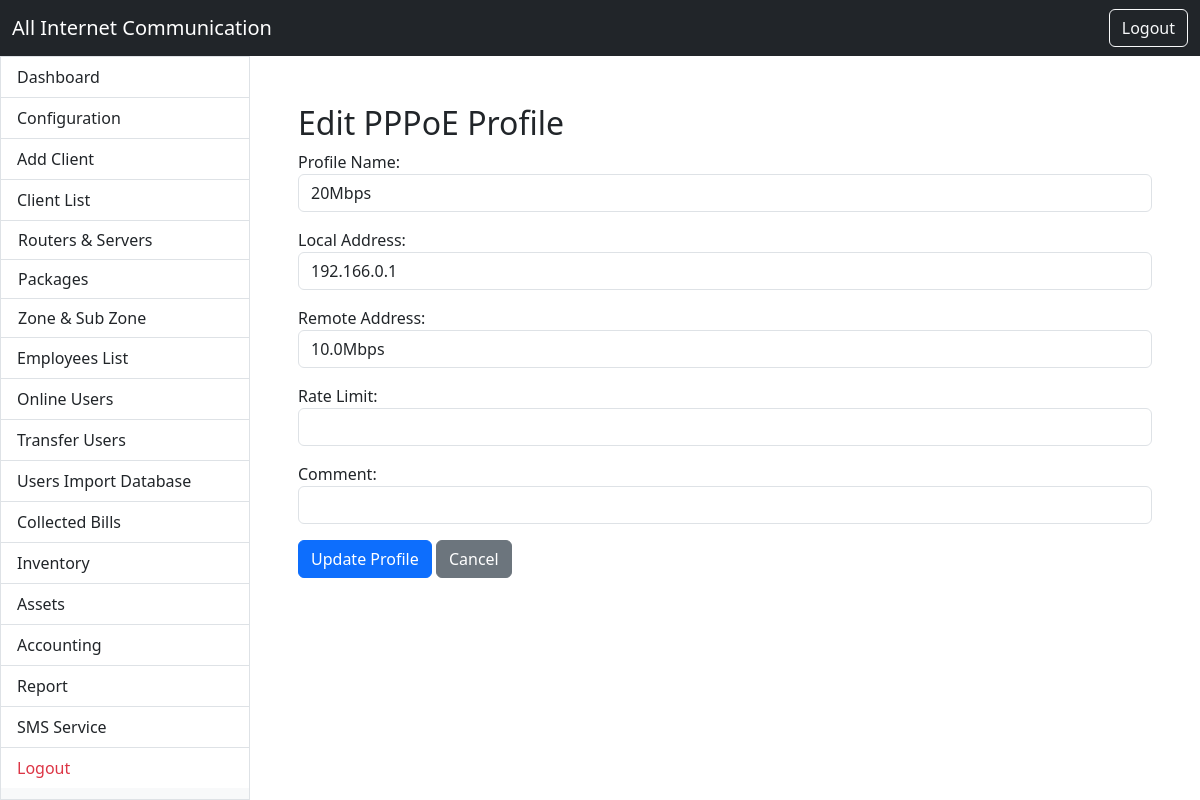
Page /profile/edit_profile.php?id=2 (signed in) on the committed database.
### tables this page shows
CREATE TABLE `profiles` (
  `id` int NOT NULL,
  `router_id` int NOT NULL,
  `profile_name` varchar(100) NOT NULL,
  `local_address` varchar(100) DEFAULT NULL,
  `remote_address` varchar(100) DEFAULT NULL,
  `rate_limit` varchar(100) DEFAULT NULL,
  `comment` varchar(255) DEFAULT NULL,
  `created_at` timestamp NULL DEFAULT CURRENT_TIMESTAMP,
  `updated_at` timestamp NULL DEFAULT CURRENT_TIMESTAMP ON UPDATE CURRENT_TIMESTAMP,
  `dns_servers` varchar(255) DEFAULT NULL
);

### profile/edit_profile.php (the view, shortened to what this page needs)
<?php
require_once '../includes/db.php';
require_once '../includes/header.php';
require_once '../includes/sidebar.php';
$id = (int)($_GET['id'] ?? 0);
$profile = $conn->query("SELECT * FROM profiles WHERE id = $id")->fetch_assoc();
?>
<div class="container p-4">
    <h2>Edit PPPoE Profile</h2>
    <form method="POST" action="update_profile.php">
        <div class="mb-3">
            <label>Profile Name:</label>
            <input type="text" name="profile_name" class="form-control" value="<?= htmlspecialchars($profile['profile_name']) ?>" required>
        </div>
        <div class="mb-3">
            <label>Local Address:</label>
            <input type="text" name="local_address" class="form-control" value="<?= htmlspecialchars($profile['local_address']) ?>">
        </div>
        <div class="mb-3">
            <label>Remote Address:</label>
            <input type="text" name="remote_address" class="form-control" value="<?= htmlspecialchars($profile['remote_address']) ?>">
        </div>
        <div class="mb-3">
            <label>Rate Limit:</label>
            <input type="text" name="rate_limit" class="form-control" value="<?= htmlspecialchars($profile['rate_limit']) ?>">
        </div>
        <div class="mb-3">
            <label>Comment:</label>
            <input type="text" name="comment" class="form-control" value="<?= htmlspecialchars($profile['comment']) ?>">
        </div>
        <button type="submit" class="btn btn-primary">Update Profile</button>
        <a href="list_profiles.php" class="btn btn-secondary">Cancel</a>
    </form>
</div>
<?php require_once '../includes/footer.php'; ?>

### rows in the picture
profiles: profile_name "20Mbps", local_address "192.166.0.1", remote_address "10.0Mbps"
